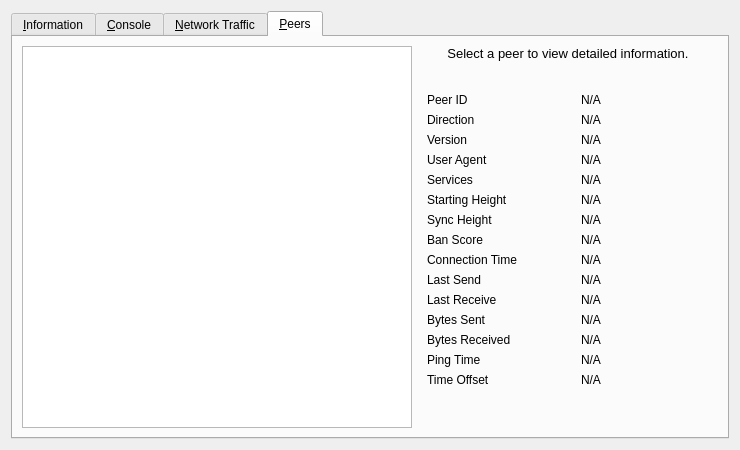
<?xml version="1.0" encoding="UTF-8"?>
<ui version="4.0">
 <class>RPCConsole</class>
 <widget class="QDialog" name="RPCConsole">
  <property name="geometry">
   <rect>
    <x>0</x>
    <y>0</y>
    <width>740</width>
    <height>450</height>
   </rect>
  </property>
  <property name="windowTitle">
   <string>RupeeEvolution - Debug window</string>
  </property>
  <layout class="QVBoxLayout" name="verticalLayout_2">
   <item>
    <widget class="QTabWidget" name="tabWidget">
     <property name="currentIndex">
      <number>3</number>
     </property>
     <widget class="QWidget" name="tab_info">
      <attribute name="title">
       <string>&amp;Information</string>
      </attribute>
      <layout class="QGridLayout" name="gridLayout">
       <item row="0" column="0">
        <widget class="QLabel" name="label_9">
         <property name="font">
          <font>
           <weight>75</weight>
           <bold>true</bold>
          </font>
         </property>
         <property name="text">
          <string>RupeeEvolution Core</string>
         </property>
        </widget>
       </item>
       <item row="1" column="0">
        <widget class="QLabel" name="label_5">
         <property name="text">
          <string>Client name</string>
         </property>
        </widget>
       </item>
       <item row="2" column="0">
        <widget class="QLabel" name="label_6">
         <property name="text">
          <string>Client version</string>
         </property>
        </widget>
       </item>
       <item row="2" column="1">
        <widget class="QLabel" name="clientVersion">
         <property name="cursor">
          <cursorShape>IBeamCursor</cursorShape>
         </property>
         <property name="text">
          <string>N/A</string>
         </property>
         <property name="textFormat">
          <enum>Qt::PlainText</enum>
         </property>
         <property name="textInteractionFlags">
          <set>Qt::LinksAccessibleByMouse|Qt::TextSelectableByKeyboard|Qt::TextSelectableByMouse</set>
         </property>
        </widget>
       </item>
       <item row="3" column="0">
        <widget class="QLabel" name="label_14">
         <property name="text">
          <string>Using OpenSSL version</string>
         </property>
         <property name="indent">
          <number>10</number>
         </property>
        </widget>
       </item>
       <item row="1" column="1">
        <widget class="QLabel" name="clientName">
         <property name="cursor">
          <cursorShape>IBeamCursor</cursorShape>
         </property>
         <property name="text">
          <string>N/A</string>
         </property>
         <property name="textFormat">
          <enum>Qt::PlainText</enum>
         </property>
         <property name="textInteractionFlags">
          <set>Qt::LinksAccessibleByMouse|Qt::TextSelectableByKeyboard|Qt::TextSelectableByMouse</set>
         </property>
        </widget>
       </item>
       <item row="4" column="0">
        <widget class="QLabel" name="label_12">
         <property name="text">
          <string>Build date</string>
         </property>
        </widget>
       </item>
       <item row="4" column="1">
        <widget class="QLabel" name="buildDate">
         <property name="cursor">
          <cursorShape>IBeamCursor</cursorShape>
         </property>
         <property name="text">
          <string>N/A</string>
         </property>
         <property name="textFormat">
          <enum>Qt::PlainText</enum>
         </property>
         <property name="textInteractionFlags">
          <set>Qt::LinksAccessibleByMouse|Qt::TextSelectableByKeyboard|Qt::TextSelectableByMouse</set>
         </property>
        </widget>
       </item>
       <item row="3" column="1">
        <widget class="QLabel" name="openSSLVersion">
         <property name="cursor">
          <cursorShape>IBeamCursor</cursorShape>
         </property>
         <property name="text">
          <string>N/A</string>
         </property>
         <property name="textFormat">
          <enum>Qt::PlainText</enum>
         </property>
         <property name="textInteractionFlags">
          <set>Qt::LinksAccessibleByMouse|Qt::TextSelectableByKeyboard|Qt::TextSelectableByMouse</set>
         </property>
        </widget>
       </item>
       <item row="5" column="0">
        <widget class="QLabel" name="label_13">
         <property name="text">
          <string>Startup time</string>
         </property>
        </widget>
       </item>
       <item row="7" column="0">
        <widget class="QLabel" name="label_7">
         <property name="text">
          <string>Number of connections</string>
         </property>
        </widget>
       </item>
       <item row="5" column="1">
        <widget class="QLabel" name="startupTime">
         <property name="cursor">
          <cursorShape>IBeamCursor</cursorShape>
         </property>
         <property name="text">
          <string>N/A</string>
         </property>
         <property name="textFormat">
          <enum>Qt::PlainText</enum>
         </property>
         <property name="textInteractionFlags">
          <set>Qt::LinksAccessibleByMouse|Qt::TextSelectableByKeyboard|Qt::TextSelectableByMouse</set>
         </property>
        </widget>
       </item>
       <item row="6" column="0">
        <widget class="QLabel" name="label_11">
         <property name="font">
          <font>
           <weight>75</weight>
           <bold>true</bold>
          </font>
         </property>
         <property name="text">
          <string>Network</string>
         </property>
        </widget>
       </item>
       <item row="7" column="1">
        <widget class="QLabel" name="numberOfConnections">
         <property name="cursor">
          <cursorShape>IBeamCursor</cursorShape>
         </property>
         <property name="text">
          <string>N/A</string>
         </property>
         <property name="textFormat">
          <enum>Qt::PlainText</enum>
         </property>
         <property name="textInteractionFlags">
          <set>Qt::LinksAccessibleByMouse|Qt::TextSelectableByKeyboard|Qt::TextSelectableByMouse</set>
         </property>
        </widget>
       </item>
       <item row="8" column="0">
        <widget class="QLabel" name="label_8">
         <property name="text">
          <string>Testnet On/Off</string>
         </property>
        </widget>
       </item>
       <item row="9" column="0">
        <widget class="QLabel" name="label_81">
         <property name="text">
          <string>Native Tor On/Off</string>
         </property>
        </widget>
       </item>
       <item row="8" column="1">
        <widget class="QCheckBox" name="isTestNet">
         <property name="enabled">
          <bool>false</bool>
         </property>
         <property name="text">
          <string/>
         </property>
        </widget>
       </item>
       <item row="9" column="1">
        <widget class="QCheckBox" name="isNativeTor">
         <property name="enabled">
          <bool>false</bool>
         </property>
         <property name="text">
          <string/>
         </property>
        </widget>
       </item>
       <item row="11" column="0">
        <widget class="QLabel" name="label_3">
         <property name="text">
          <string>Current number of blocks</string>
         </property>
        </widget>
       </item>
       <item row="10" column="0">
        <widget class="QLabel" name="label_10">
         <property name="font">
          <font>
           <weight>75</weight>
           <bold>true</bold>
          </font>
         </property>
         <property name="text">
          <string>Block chain</string>
         </property>
        </widget>
       </item>
       <item row="11" column="1">
        <widget class="QLabel" name="numberOfBlocks">
         <property name="cursor">
          <cursorShape>IBeamCursor</cursorShape>
         </property>
         <property name="text">
          <string>N/A</string>
         </property>
         <property name="textFormat">
          <enum>Qt::PlainText</enum>
         </property>
         <property name="textInteractionFlags">
          <set>Qt::LinksAccessibleByMouse|Qt::TextSelectableByKeyboard|Qt::TextSelectableByMouse</set>
         </property>
        </widget>
       </item>
       <item row="12" column="0">
        <widget class="QLabel" name="label_4">
         <property name="text">
          <string>Estimated total blocks</string>
         </property>
        </widget>
       </item>
       <item row="13" column="0">
        <widget class="QLabel" name="label_2">
         <property name="text">
          <string>Last block time</string>
         </property>
        </widget>
       </item>
       <item row="13" column="1">
        <widget class="QLabel" name="lastBlockTime">
         <property name="cursor">
          <cursorShape>IBeamCursor</cursorShape>
         </property>
         <property name="text">
          <string>N/A</string>
         </property>
         <property name="textFormat">
          <enum>Qt::PlainText</enum>
         </property>
         <property name="textInteractionFlags">
          <set>Qt::LinksAccessibleByMouse|Qt::TextSelectableByKeyboard|Qt::TextSelectableByMouse</set>
         </property>
        </widget>
       </item>
       <item row="12" column="1">
        <widget class="QLabel" name="totalBlocks">
         <property name="cursor">
          <cursorShape>IBeamCursor</cursorShape>
         </property>
         <property name="text">
          <string>N/A</string>
         </property>
         <property name="textFormat">
          <enum>Qt::PlainText</enum>
         </property>
         <property name="textInteractionFlags">
          <set>Qt::LinksAccessibleByMouse|Qt::TextSelectableByKeyboard|Qt::TextSelectableByMouse</set>
         </property>
        </widget>
       </item>
       <item row="14" column="0">
        <spacer name="verticalSpacer_2">
         <property name="orientation">
          <enum>Qt::Vertical</enum>
         </property>
         <property name="sizeHint" stdset="0">
          <size>
           <width>20</width>
           <height>20</height>
          </size>
         </property>
        </spacer>
       </item>
       <item row="17" column="0">
        <widget class="QLabel" name="labelCLOptions">
         <property name="font">
          <font>
           <weight>75</weight>
           <bold>true</bold>
          </font>
         </property>
         <property name="text">
          <string>Command-line options</string>
         </property>
        </widget>
       </item>
       <item row="16" column="0">
        <widget class="QPushButton" name="openDebugLogfileButton">
         <property name="toolTip">
          <string>Open the RupeeEvolution debug log file from the current data directory. This can take a few seconds for large log files.</string>
         </property>
         <property name="text">
          <string>&amp;Open</string>
         </property>
         <property name="autoDefault">
          <bool>false</bool>
         </property>
        </widget>
       </item>
       <item row="15" column="0">
        <widget class="QLabel" name="labelDebugLogfile">
         <property name="font">
          <font>
           <weight>75</weight>
           <bold>true</bold>
          </font>
         </property>
         <property name="text">
          <string>Debug log file</string>
         </property>
        </widget>
       </item>
       <item row="18" column="0">
        <widget class="QPushButton" name="showCLOptionsButton">
         <property name="toolTip">
          <string>Show the RupeeEvolution-Qt help message to get a list with possible RupeeEvolution command-line options.</string>
         </property>
         <property name="text">
          <string>&amp;Show</string>
         </property>
         <property name="autoDefault">
          <bool>false</bool>
         </property>
        </widget>
       </item>
       <item row="19" column="0">
        <spacer name="verticalSpacer">
         <property name="orientation">
          <enum>Qt::Vertical</enum>
         </property>
         <property name="sizeHint" stdset="0">
          <size>
           <width>20</width>
           <height>40</height>
          </size>
         </property>
        </spacer>
       </item>
      </layout>
     </widget>
     <widget class="QWidget" name="tab_console">
      <attribute name="title">
       <string>&amp;Console</string>
      </attribute>
      <layout class="QVBoxLayout" name="verticalLayout_3">
       <property name="spacing">
        <number>3</number>
       </property>
       <item>
        <widget class="QTextEdit" name="messagesWidget">
         <property name="minimumSize">
          <size>
           <width>0</width>
           <height>100</height>
          </size>
         </property>
         <property name="readOnly">
          <bool>true</bool>
         </property>
         <property name="tabKeyNavigation" stdset="0">
          <bool>false</bool>
         </property>
         <property name="columnCount" stdset="0">
          <number>2</number>
         </property>
        </widget>
       </item>
       <item>
        <layout class="QHBoxLayout" name="horizontalLayout">
         <property name="spacing">
          <number>3</number>
         </property>
         <item>
          <widget class="QLabel" name="label">
           <property name="text">
            <string notr="true">&gt;</string>
           </property>
          </widget>
         </item>
         <item>
          <widget class="QLineEdit" name="lineEdit"/>
         </item>
         <item>
          <widget class="QPushButton" name="clearButton">
           <property name="maximumSize">
            <size>
             <width>24</width>
             <height>24</height>
            </size>
           </property>
           <property name="toolTip">
            <string>Clear console</string>
           </property>
           <property name="text">
            <string/>
           </property>
           <property name="icon">
            <iconset resource="../bitcoin.qrc">
             <normaloff>:/icons/remove</normaloff>:/icons/remove</iconset>
           </property>
           <property name="shortcut">
            <string notr="true">Ctrl+L</string>
           </property>
           <property name="autoDefault">
            <bool>false</bool>
           </property>
          </widget>
         </item>
        </layout>
       </item>
      </layout>
     </widget>
     <widget class="QWidget" name="tab">
      <attribute name="title">
       <string>&amp;Network Traffic</string>
      </attribute>
      <layout class="QHBoxLayout" name="horizontalLayout_3">
       <item>
        <layout class="QVBoxLayout" name="verticalLayout_4">
         <item>
          <widget class="TrafficGraphWidget" name="trafficGraph" native="true">
           <property name="sizePolicy">
            <sizepolicy hsizetype="Expanding" vsizetype="Expanding">
             <horstretch>0</horstretch>
             <verstretch>0</verstretch>
            </sizepolicy>
           </property>
          </widget>
         </item>
         <item>
          <layout class="QHBoxLayout" name="horizontalLayout_2">
           <item>
            <widget class="QSlider" name="sldGraphRange">
             <property name="minimum">
              <number>1</number>
             </property>
             <property name="maximum">
              <number>288</number>
             </property>
             <property name="pageStep">
              <number>12</number>
             </property>
             <property name="value">
              <number>6</number>
             </property>
             <property name="orientation">
              <enum>Qt::Horizontal</enum>
             </property>
            </widget>
           </item>
           <item>
            <widget class="QLabel" name="lblGraphRange">
             <property name="minimumSize">
              <size>
               <width>100</width>
               <height>0</height>
              </size>
             </property>
             <property name="alignment">
              <set>Qt::AlignCenter</set>
             </property>
            </widget>
           </item>
           <item>
            <widget class="QPushButton" name="btnClearTrafficGraph">
             <property name="text">
              <string>&amp;Clear</string>
             </property>
            </widget>
           </item>
          </layout>
         </item>
        </layout>
       </item>
       <item>
        <layout class="QVBoxLayout" name="verticalLayout">
         <item>
          <widget class="QGroupBox" name="groupBox">
           <property name="title">
            <string>Totals</string>
           </property>
           <layout class="QVBoxLayout" name="verticalLayout_5">
            <item>
             <layout class="QHBoxLayout" name="horizontalLayout_4">
              <item>
               <widget class="Line" name="line">
                <property name="sizePolicy">
                 <sizepolicy hsizetype="Fixed" vsizetype="Fixed">
                  <horstretch>0</horstretch>
                  <verstretch>0</verstretch>
                 </sizepolicy>
                </property>
                <property name="minimumSize">
                 <size>
                  <width>10</width>
                  <height>0</height>
                 </size>
                </property>
                <property name="palette">
                 <palette>
                  <active>
                   <colorrole role="Light">
                    <brush brushstyle="SolidPattern">
                     <color alpha="255">
                      <red>0</red>
                      <green>255</green>
                      <blue>0</blue>
                     </color>
                    </brush>
                   </colorrole>
                  </active>
                  <inactive>
                   <colorrole role="Light">
                    <brush brushstyle="SolidPattern">
                     <color alpha="255">
                      <red>0</red>
                      <green>255</green>
                      <blue>0</blue>
                     </color>
                    </brush>
                   </colorrole>
                  </inactive>
                  <disabled>
                   <colorrole role="Light">
                    <brush brushstyle="SolidPattern">
                     <color alpha="255">
                      <red>0</red>
                      <green>255</green>
                      <blue>0</blue>
                     </color>
                    </brush>
                   </colorrole>
                  </disabled>
                 </palette>
                </property>
                <property name="orientation">
                 <enum>Qt::Horizontal</enum>
                </property>
               </widget>
              </item>
              <item>
               <widget class="QLabel" name="label_16">
                <property name="text">
                 <string>In:</string>
                </property>
               </widget>
              </item>
              <item>
               <widget class="QLabel" name="lblBytesIn">
                <property name="minimumSize">
                 <size>
                  <width>50</width>
                  <height>0</height>
                 </size>
                </property>
                <property name="alignment">
                 <set>Qt::AlignRight|Qt::AlignTrailing|Qt::AlignVCenter</set>
                </property>
               </widget>
              </item>
             </layout>
            </item>
            <item>
             <layout class="QHBoxLayout" name="horizontalLayout_5">
              <item>
               <widget class="Line" name="line_2">
                <property name="sizePolicy">
                 <sizepolicy hsizetype="Fixed" vsizetype="Fixed">
                  <horstretch>0</horstretch>
                  <verstretch>0</verstretch>
                 </sizepolicy>
                </property>
                <property name="minimumSize">
                 <size>
                  <width>10</width>
                  <height>0</height>
                 </size>
                </property>
                <property name="palette">
                 <palette>
                  <active>
                   <colorrole role="Light">
                    <brush brushstyle="SolidPattern">
                     <color alpha="255">
                      <red>255</red>
                      <green>0</green>
                      <blue>0</blue>
                     </color>
                    </brush>
                   </colorrole>
                  </active>
                  <inactive>
                   <colorrole role="Light">
                    <brush brushstyle="SolidPattern">
                     <color alpha="255">
                      <red>255</red>
                      <green>0</green>
                      <blue>0</blue>
                     </color>
                    </brush>
                   </colorrole>
                  </inactive>
                  <disabled>
                   <colorrole role="Light">
                    <brush brushstyle="SolidPattern">
                     <color alpha="255">
                      <red>255</red>
                      <green>0</green>
                      <blue>0</blue>
                     </color>
                    </brush>
                   </colorrole>
                  </disabled>
                 </palette>
                </property>
                <property name="orientation">
                 <enum>Qt::Horizontal</enum>
                </property>
               </widget>
              </item>
              <item>
               <widget class="QLabel" name="label_17">
                <property name="text">
                 <string>Out:</string>
                </property>
               </widget>
              </item>
              <item>
               <widget class="QLabel" name="lblBytesOut">
                <property name="minimumSize">
                 <size>
                  <width>50</width>
                  <height>0</height>
                 </size>
                </property>
                <property name="alignment">
                 <set>Qt::AlignRight|Qt::AlignTrailing|Qt::AlignVCenter</set>
                </property>
               </widget>
              </item>
             </layout>
            </item>
            <item>
             <spacer name="verticalSpacer_4">
              <property name="orientation">
               <enum>Qt::Vertical</enum>
              </property>
              <property name="sizeHint" stdset="0">
               <size>
                <width>20</width>
                <height>407</height>
               </size>
              </property>
             </spacer>
            </item>
           </layout>
          </widget>
         </item>
        </layout>
       </item>
      </layout>
     </widget>
     <widget class="QWidget" name="tab_peers">
      <attribute name="title">
       <string>&amp;Peers</string>
      </attribute>
      <layout class="QGridLayout" name="gridLayout_2">
       <item row="0" column="0" rowspan="2">
        <widget class="QTableView" name="peerWidget">
         <property name="horizontalScrollBarPolicy">
          <enum>Qt::ScrollBarAsNeeded</enum>
         </property>
         <property name="sortingEnabled">
          <bool>true</bool>
         </property>
         <attribute name="horizontalHeaderHighlightSections">
          <bool>false</bool>
         </attribute>
        </widget>
       </item>
       <item row="0" column="1">
        <widget class="QLabel" name="peerHeading">
         <property name="sizePolicy">
          <sizepolicy hsizetype="Preferred" vsizetype="Minimum">
           <horstretch>0</horstretch>
           <verstretch>0</verstretch>
          </sizepolicy>
         </property>
         <property name="minimumSize">
          <size>
           <width>300</width>
           <height>32</height>
          </size>
         </property>
         <property name="font">
          <font>
           <pointsize>10</pointsize>
          </font>
         </property>
         <property name="cursor">
          <cursorShape>IBeamCursor</cursorShape>
         </property>
         <property name="text">
          <string>Select a peer to view detailed information.</string>
         </property>
         <property name="alignment">
          <set>Qt::AlignHCenter|Qt::AlignTop</set>
         </property>
         <property name="wordWrap">
          <bool>true</bool>
         </property>
         <property name="textInteractionFlags">
          <set>Qt::LinksAccessibleByMouse|Qt::TextSelectableByKeyboard|Qt::TextSelectableByMouse</set>
         </property>
        </widget>
       </item>
       <item row="1" column="1">
        <widget class="QWidget" name="detailWidget" native="true">
         <property name="minimumSize">
          <size>
           <width>300</width>
           <height>0</height>
          </size>
         </property>
         <layout class="QGridLayout" name="gridLayout_3">
          <item row="0" column="0">
           <widget class="QLabel" name="label_23">
            <property name="text">
             <string>Peer ID</string>
            </property>
           </widget>
          </item>
          <item row="0" column="2">
           <widget class="QLabel" name="peerId">
            <property name="cursor">
             <cursorShape>IBeamCursor</cursorShape>
            </property>
            <property name="text">
             <string>N/A</string>
            </property>
            <property name="textFormat">
             <enum>Qt::PlainText</enum>
            </property>
            <property name="textInteractionFlags">
             <set>Qt::LinksAccessibleByMouse|Qt::TextSelectableByKeyboard|Qt::TextSelectableByMouse</set>
            </property>
           </widget>
          </item>
          <item row="1" column="0">
           <widget class="QLabel" name="label_30">
            <property name="text">
             <string>Direction</string>
            </property>
           </widget>
          </item>
          <item row="1" column="2">
           <widget class="QLabel" name="peerDirection">
            <property name="cursor">
             <cursorShape>IBeamCursor</cursorShape>
            </property>
            <property name="text">
             <string>N/A</string>
            </property>
            <property name="textFormat">
             <enum>Qt::PlainText</enum>
            </property>
            <property name="textInteractionFlags">
             <set>Qt::LinksAccessibleByMouse|Qt::TextSelectableByKeyboard|Qt::TextSelectableByMouse</set>
            </property>
           </widget>
          </item>
          <item row="2" column="0">
           <widget class="QLabel" name="label_21">
            <property name="text">
             <string>Version</string>
            </property>
           </widget>
          </item>
          <item row="2" column="2">
           <widget class="QLabel" name="peerVersion">
            <property name="cursor">
             <cursorShape>IBeamCursor</cursorShape>
            </property>
            <property name="text">
             <string>N/A</string>
            </property>
            <property name="textFormat">
             <enum>Qt::PlainText</enum>
            </property>
            <property name="textInteractionFlags">
             <set>Qt::LinksAccessibleByMouse|Qt::TextSelectableByKeyboard|Qt::TextSelectableByMouse</set>
            </property>
           </widget>
          </item>
          <item row="3" column="0">
           <widget class="QLabel" name="label_28">
            <property name="text">
             <string>User Agent</string>
            </property>
           </widget>
          </item>
          <item row="3" column="2">
           <widget class="QLabel" name="peerSubversion">
            <property name="cursor">
             <cursorShape>IBeamCursor</cursorShape>
            </property>
            <property name="text">
             <string>N/A</string>
            </property>
            <property name="textFormat">
             <enum>Qt::PlainText</enum>
            </property>
            <property name="textInteractionFlags">
             <set>Qt::LinksAccessibleByMouse|Qt::TextSelectableByKeyboard|Qt::TextSelectableByMouse</set>
            </property>
           </widget>
          </item>
          <item row="4" column="0">
           <widget class="QLabel" name="label_41">
            <property name="text">
             <string>Services</string>
            </property>
           </widget>
          </item>
          <item row="4" column="2">
           <widget class="QLabel" name="peerServices">
            <property name="cursor">
             <cursorShape>IBeamCursor</cursorShape>
            </property>
            <property name="text">
             <string>N/A</string>
            </property>
            <property name="textFormat">
             <enum>Qt::PlainText</enum>
            </property>
            <property name="textInteractionFlags">
             <set>Qt::LinksAccessibleByMouse|Qt::TextSelectableByKeyboard|Qt::TextSelectableByMouse</set>
            </property>
           </widget>
          </item>
          <item row="5" column="0">
           <widget class="QLabel" name="label_29">
            <property name="text">
             <string>Starting Height</string>
            </property>
           </widget>
          </item>
          <item row="5" column="2">
           <widget class="QLabel" name="peerHeight">
            <property name="cursor">
             <cursorShape>IBeamCursor</cursorShape>
            </property>
            <property name="text">
             <string>N/A</string>
            </property>
            <property name="textFormat">
             <enum>Qt::PlainText</enum>
            </property>
            <property name="textInteractionFlags">
             <set>Qt::LinksAccessibleByMouse|Qt::TextSelectableByKeyboard|Qt::TextSelectableByMouse</set>
            </property>
           </widget>
          </item>
          <item row="6" column="0">
           <widget class="QLabel" name="label_27">
            <property name="text">
             <string>Sync Height</string>
            </property>
           </widget>
          </item>
          <item row="6" column="2">
           <widget class="QLabel" name="peerSyncHeight">
            <property name="cursor">
             <cursorShape>IBeamCursor</cursorShape>
            </property>
            <property name="text">
             <string>N/A</string>
            </property>
            <property name="textFormat">
             <enum>Qt::PlainText</enum>
            </property>
            <property name="textInteractionFlags">
             <set>Qt::LinksAccessibleByMouse|Qt::TextSelectableByKeyboard|Qt::TextSelectableByMouse</set>
            </property>
           </widget>
          </item>
          <item row="7" column="0">
           <widget class="QLabel" name="label_24">
            <property name="text">
             <string>Ban Score</string>
            </property>
           </widget>
          </item>
          <item row="7" column="2">
           <widget class="QLabel" name="peerBanScore">
            <property name="cursor">
             <cursorShape>IBeamCursor</cursorShape>
            </property>
            <property name="text">
             <string>N/A</string>
            </property>
            <property name="textFormat">
             <enum>Qt::PlainText</enum>
            </property>
            <property name="textInteractionFlags">
             <set>Qt::LinksAccessibleByMouse|Qt::TextSelectableByKeyboard|Qt::TextSelectableByMouse</set>
            </property>
           </widget>
          </item>
          <item row="8" column="0">
           <widget class="QLabel" name="label_22">
            <property name="text">
             <string>Connection Time</string>
            </property>
           </widget>
          </item>
          <item row="8" column="2">
           <widget class="QLabel" name="peerConnTime">
            <property name="cursor">
             <cursorShape>IBeamCursor</cursorShape>
            </property>
            <property name="text">
             <string>N/A</string>
            </property>
            <property name="textFormat">
             <enum>Qt::PlainText</enum>
            </property>
            <property name="textInteractionFlags">
             <set>Qt::LinksAccessibleByMouse|Qt::TextSelectableByKeyboard|Qt::TextSelectableByMouse</set>
            </property>
           </widget>
          </item>
          <item row="9" column="0">
           <widget class="QLabel" name="label_15">
            <property name="text">
             <string>Last Send</string>
            </property>
           </widget>
          </item>
          <item row="9" column="2">
           <widget class="QLabel" name="peerLastSend">
            <property name="cursor">
             <cursorShape>IBeamCursor</cursorShape>
            </property>
            <property name="text">
             <string>N/A</string>
            </property>
            <property name="textFormat">
             <enum>Qt::PlainText</enum>
            </property>
            <property name="textInteractionFlags">
             <set>Qt::LinksAccessibleByMouse|Qt::TextSelectableByKeyboard|Qt::TextSelectableByMouse</set>
            </property>
           </widget>
          </item>
          <item row="10" column="0">
           <widget class="QLabel" name="label_19">
            <property name="text">
             <string>Last Receive</string>
            </property>
           </widget>
          </item>
          <item row="10" column="2">
           <widget class="QLabel" name="peerLastRecv">
            <property name="cursor">
             <cursorShape>IBeamCursor</cursorShape>
            </property>
            <property name="text">
             <string>N/A</string>
            </property>
            <property name="textFormat">
             <enum>Qt::PlainText</enum>
            </property>
            <property name="textInteractionFlags">
             <set>Qt::LinksAccessibleByMouse|Qt::TextSelectableByKeyboard|Qt::TextSelectableByMouse</set>
            </property>
           </widget>
          </item>
          <item row="11" column="0">
           <widget class="QLabel" name="label_18">
            <property name="text">
             <string>Bytes Sent</string>
            </property>
           </widget>
          </item>
          <item row="11" column="2">
           <widget class="QLabel" name="peerBytesSent">
            <property name="cursor">
             <cursorShape>IBeamCursor</cursorShape>
            </property>
            <property name="text">
             <string>N/A</string>
            </property>
            <property name="textFormat">
             <enum>Qt::PlainText</enum>
            </property>
            <property name="textInteractionFlags">
             <set>Qt::LinksAccessibleByMouse|Qt::TextSelectableByKeyboard|Qt::TextSelectableByMouse</set>
            </property>
           </widget>
          </item>
          <item row="12" column="0">
           <widget class="QLabel" name="label_20">
            <property name="text">
             <string>Bytes Received</string>
            </property>
           </widget>
          </item>
          <item row="12" column="2">
           <widget class="QLabel" name="peerBytesRecv">
            <property name="cursor">
             <cursorShape>IBeamCursor</cursorShape>
            </property>
            <property name="text">
             <string>N/A</string>
            </property>
            <property name="textFormat">
             <enum>Qt::PlainText</enum>
            </property>
            <property name="textInteractionFlags">
             <set>Qt::LinksAccessibleByMouse|Qt::TextSelectableByKeyboard|Qt::TextSelectableByMouse</set>
            </property>
           </widget>
          </item>
          <item row="13" column="0">
           <widget class="QLabel" name="label_26">
            <property name="text">
             <string>Ping Time</string>
            </property>
           </widget>
          </item>
          <item row="13" column="2">
           <widget class="QLabel" name="peerPingTime">
            <property name="cursor">
             <cursorShape>IBeamCursor</cursorShape>
            </property>
            <property name="text">
             <string>N/A</string>
            </property>
            <property name="textFormat">
             <enum>Qt::PlainText</enum>
            </property>
            <property name="textInteractionFlags">
             <set>Qt::LinksAccessibleByMouse|Qt::TextSelectableByKeyboard|Qt::TextSelectableByMouse</set>
            </property>
           </widget>
          </item>
          <item row="14" column="0">
           <widget class="QLabel" name="label_timeoffset">
            <property name="text">
             <string>Time Offset</string>
            </property>
           </widget>
          </item>
          <item row="14" column="2">
           <widget class="QLabel" name="timeoffset">
            <property name="cursor">
             <cursorShape>IBeamCursor</cursorShape>
            </property>
            <property name="text">
             <string>N/A</string>
            </property>
            <property name="textFormat">
             <enum>Qt::PlainText</enum>
            </property>
            <property name="textInteractionFlags">
             <set>Qt::LinksAccessibleByMouse|Qt::TextSelectableByKeyboard|Qt::TextSelectableByMouse</set>
            </property>
           </widget>
          </item>
          <item row="15" column="1">
           <spacer name="verticalSpacer_3">
            <property name="orientation">
             <enum>Qt::Vertical</enum>
            </property>
            <property name="sizeHint" stdset="0">
             <size>
              <width>20</width>
              <height>40</height>
             </size>
            </property>
           </spacer>
          </item>
         </layout>
        </widget>
       </item>
      </layout>
     </widget>
    </widget>
   </item>
  </layout>
 </widget>
 <customwidgets>
  <customwidget>
   <class>TrafficGraphWidget</class>
   <extends>QWidget</extends>
   <header>trafficgraphwidget.h</header>
   <container>1</container>
   <slots>
    <slot>clear()</slot>
   </slots>
  </customwidget>
 </customwidgets>
 <resources>
  <include location="../bitcoin.qrc"/>
 </resources>
 <connections/>
</ui>
